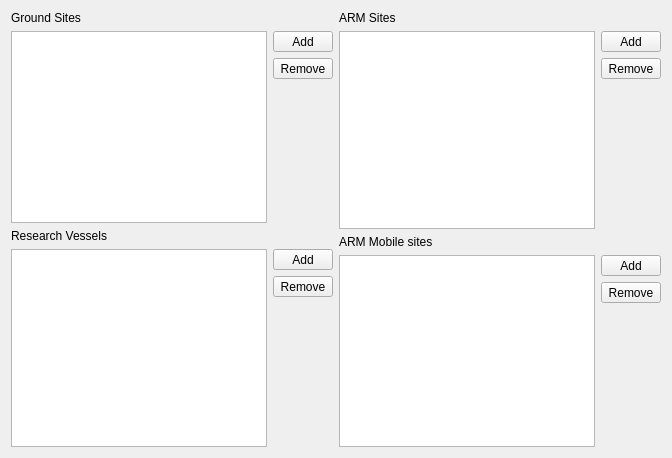
          <widget class="QWidget" name="page_11">
           <attribute name="label">
            <string>Supporting Surface-Based Observations</string>
           </attribute>
           <layout class="QGridLayout" name="gridLayout">
            <item row="0" column="0">
             <layout class="QVBoxLayout" name="verticalLayout_37">
              <item>
               <widget class="QLabel" name="label_26">
                <property name="text">
                 <string>Ground Sites</string>
                </property>
               </widget>
              </item>
              <item>
               <layout class="QGridLayout" name="gridLayout_9">
                <item row="0" column="0" rowspan="3">
                 <widget class="QListWidget" name="groundListWidget"/>
                </item>
                <item row="0" column="1">
                 <widget class="QToolButton" name="groundAddButton">
                  <property name="sizePolicy">
                   <sizepolicy hsizetype="Fixed" vsizetype="Fixed">
                    <horstretch>50</horstretch>
                    <verstretch>0</verstretch>
                   </sizepolicy>
                  </property>
                  <property name="minimumSize">
                   <size>
                    <width>60</width>
                    <height>0</height>
                   </size>
                  </property>
                  <property name="text">
                   <string>Add</string>
                  </property>
                  <property name="toolButtonStyle">
                   <enum>Qt::ToolButtonIconOnly</enum>
                  </property>
                 </widget>
                </item>
                <item row="1" column="1">
                 <widget class="QToolButton" name="groundRemoveButton">
                  <property name="minimumSize">
                   <size>
                    <width>60</width>
                    <height>0</height>
                   </size>
                  </property>
                  <property name="text">
                   <string>Remove</string>
                  </property>
                 </widget>
                </item>
                <item row="2" column="1">
                 <spacer name="verticalSpacer_6">
                  <property name="orientation">
                   <enum>Qt::Vertical</enum>
                  </property>
                  <property name="sizeHint" stdset="0">
                   <size>
                    <width>20</width>
                    <height>40</height>
                   </size>
                  </property>
                 </spacer>
                </item>
               </layout>
              </item>
             </layout>
            </item>
            <item row="0" column="1" rowspan="2">
             <layout class="QVBoxLayout" name="verticalLayout_39">
              <item>
               <widget class="QLabel" name="label_27">
                <property name="text">
                 <string>ARM Sites</string>
                </property>
               </widget>
              </item>
              <item>
               <layout class="QGridLayout" name="gridLayout_11">
                <item row="0" column="0" rowspan="3">
                 <widget class="QListWidget" name="armListWidget"/>
                </item>
                <item row="0" column="1">
                 <widget class="QToolButton" name="armAddButton">
                  <property name="sizePolicy">
                   <sizepolicy hsizetype="Fixed" vsizetype="Fixed">
                    <horstretch>50</horstretch>
                    <verstretch>0</verstretch>
                   </sizepolicy>
                  </property>
                  <property name="minimumSize">
                   <size>
                    <width>60</width>
                    <height>0</height>
                   </size>
                  </property>
                  <property name="text">
                   <string>Add</string>
                  </property>
                  <property name="toolButtonStyle">
                   <enum>Qt::ToolButtonIconOnly</enum>
                  </property>
                 </widget>
                </item>
                <item row="1" column="1">
                 <widget class="QToolButton" name="armRemoveButton">
                  <property name="minimumSize">
                   <size>
                    <width>60</width>
                    <height>0</height>
                   </size>
                  </property>
                  <property name="text">
                   <string>Remove</string>
                  </property>
                 </widget>
                </item>
                <item row="2" column="1">
                 <spacer name="verticalSpacer_8">
                  <property name="orientation">
                   <enum>Qt::Vertical</enum>
                  </property>
                  <property name="sizeHint" stdset="0">
                   <size>
                    <width>20</width>
                    <height>40</height>
                   </size>
                  </property>
                 </spacer>
                </item>
               </layout>
              </item>
             </layout>
            </item>
            <item row="2" column="1">
             <layout class="QVBoxLayout" name="verticalLayout_40">
              <item>
               <widget class="QLabel" name="label_28">
                <property name="text">
                 <string>ARM Mobile sites</string>
                </property>
               </widget>
              </item>
              <item>
               <layout class="QGridLayout" name="gridLayout_10">
                <item row="0" column="0" rowspan="3">
                 <widget class="QListWidget" name="armMobileListWidget"/>
                </item>
                <item row="0" column="1">
                 <widget class="QToolButton" name="armMobileAddButton">
                  <property name="sizePolicy">
                   <sizepolicy hsizetype="Fixed" vsizetype="Fixed">
                    <horstretch>50</horstretch>
                    <verstretch>0</verstretch>
                   </sizepolicy>
                  </property>
                  <property name="minimumSize">
                   <size>
                    <width>60</width>
                    <height>0</height>
                   </size>
                  </property>
                  <property name="text">
                   <string>Add</string>
                  </property>
                  <property name="toolButtonStyle">
                   <enum>Qt::ToolButtonIconOnly</enum>
                  </property>
                 </widget>
                </item>
                <item row="1" column="1">
                 <widget class="QToolButton" name="armMobileRemoveButton">
                  <property name="minimumSize">
                   <size>
                    <width>60</width>
                    <height>0</height>
                   </size>
                  </property>
                  <property name="text">
                   <string>Remove</string>
                  </property>
                 </widget>
                </item>
                <item row="2" column="1">
                 <spacer name="verticalSpacer_7">
                  <property name="orientation">
                   <enum>Qt::Vertical</enum>
                  </property>
                  <property name="sizeHint" stdset="0">
                   <size>
                    <width>20</width>
                    <height>40</height>
                   </size>
                  </property>
                 </spacer>
                </item>
               </layout>
              </item>
             </layout>
            </item>
            <item row="1" column="0" rowspan="2">
             <layout class="QVBoxLayout" name="verticalLayout_38">
              <item>
               <widget class="QLabel" name="label_25">
                <property name="text">
                 <string>Research Vessels </string>
                </property>
               </widget>
              </item>
              <item>
               <layout class="QGridLayout" name="gridLayout_5">
                <item row="0" column="0" rowspan="3">
                 <widget class="QListWidget" name="vesselListWidget"/>
                </item>
                <item row="0" column="1">
                 <widget class="QToolButton" name="vesselAddButton">
                  <property name="sizePolicy">
                   <sizepolicy hsizetype="Fixed" vsizetype="Fixed">
                    <horstretch>50</horstretch>
                    <verstretch>0</verstretch>
                   </sizepolicy>
                  </property>
                  <property name="minimumSize">
                   <size>
                    <width>60</width>
                    <height>0</height>
                   </size>
                  </property>
                  <property name="text">
                   <string>Add</string>
                  </property>
                  <property name="toolButtonStyle">
                   <enum>Qt::ToolButtonIconOnly</enum>
                  </property>
                 </widget>
                </item>
                <item row="1" column="1">
                 <widget class="QToolButton" name="vesselRemoveButton">
                  <property name="minimumSize">
                   <size>
                    <width>60</width>
                    <height>0</height>
                   </size>
                  </property>
                  <property name="text">
                   <string>Remove</string>
                  </property>
                 </widget>
                </item>
                <item row="2" column="1">
                 <spacer name="verticalSpacer_2">
                  <property name="orientation">
                   <enum>Qt::Vertical</enum>
                  </property>
                  <property name="sizeHint" stdset="0">
                   <size>
                    <width>20</width>
                    <height>40</height>
                   </size>
                  </property>
                 </spacer>
                </item>
               </layout>
              </item>
             </layout>
            </item>
           </layout>
          </widget>
